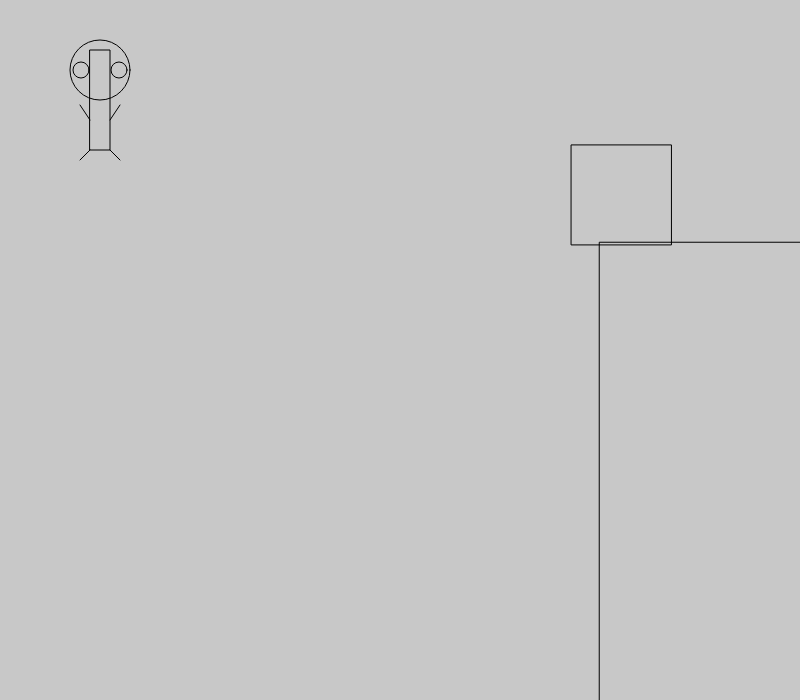
Frame 1 (no input)
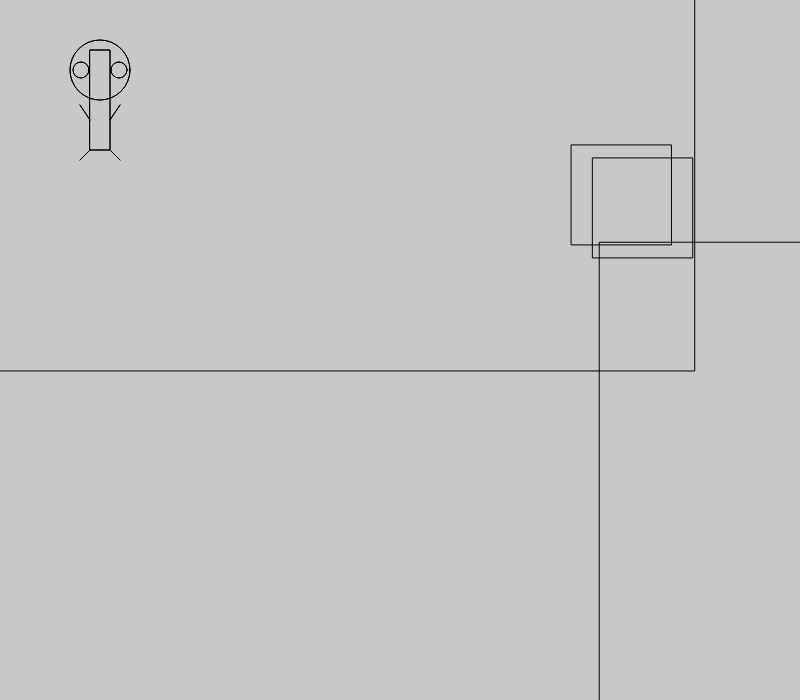
Frame 2 (the mouse pressed at the canvas centre, redrawn once)

The p5.js sketch that drew these frames (run headless with seeded random() and noise() and a simulated clock; the mouse was pressed at the canvas centre and the sketch redrawn once):

// p5.js sketch
// ── sketch.js
let rectWidth = 100;
let rectHeight = 100;

function setup(){
  createCanvas(800,700);
  background(200);
  noLoop();
}
function draw() {
  noFill();
	drawShape(rectWidth,rectHeight);
  drawShape(rectWidth*10,rectHeight*5);
  rectMode(CENTER);
  rect(100,100,20,100)
  ellipse(100,70,60,60);
  ellipse(81,70,16,16);
  ellipse(119,70,16,16);
  line(90,120,80,105);
  line(110,120,120,105);
  line(90,150,80,160);
  line(110,150,120,160);
}
function drawShape(rectangleWidth,rectangleHeight){
  let xPos = random(0, width);
  let yPos = random(0, height);

  rect(xPos,yPos,rectangleWidth,rectangleHeight);
}
